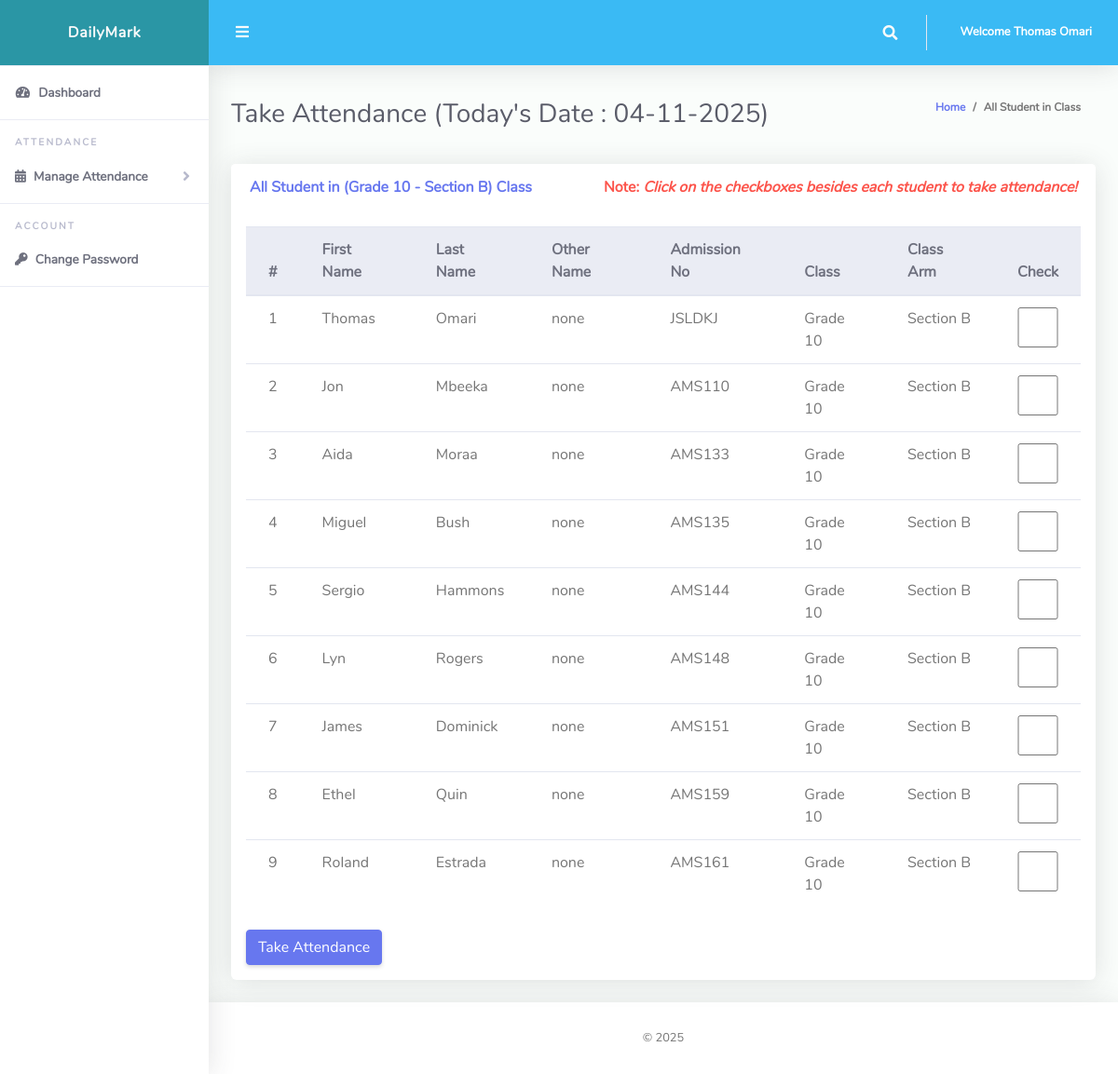
The app's page /ClassTeacher/takeAttendance.php (signed in) with its own data.
### tables this page shows
CREATE TABLE `tblstudents` (
  `Id` int(10) NOT NULL,
  `firstName` varchar(255) NOT NULL,
  `lastName` varchar(255) NOT NULL,
  `otherName` varchar(255) NOT NULL,
  `admissionNumber` varchar(255) NOT NULL,
  `password` varchar(50) NOT NULL,
  `classId` varchar(10) NOT NULL,
  `classArmId` varchar(10) NOT NULL,
  `dateCreated` varchar(50) NOT NULL
);

CREATE TABLE `tblclass` (
  `Id` int(10) NOT NULL AUTO_INCREMENT,
  `className` varchar(255) NOT NULL,
  PRIMARY KEY (`Id`)
);

CREATE TABLE `tblclassarms` (
  `Id` int(10) NOT NULL AUTO_INCREMENT,
  `classId` varchar(10) NOT NULL,
  `classArmName` varchar(255) NOT NULL,
  `isAssigned` varchar(10) NOT NULL DEFAULT '0',
  `teacherId` int(10) NULL,
  PRIMARY KEY (`Id`),
  INDEX `teacher_idx` (`teacherId`)
);

### ClassTeacher/takeAttendance.php (the view, shortened to what this page needs)
<?php
include '../Includes/dbcon.php';
    $query = "SELECT tblclass.className,tblclassarms.classArmName
    FROM tblclassteacher
    INNER JOIN tblclass ON tblclass.Id = tblclassteacher.classId
    INNER JOIN tblclassarms ON tblclassarms.Id = tblclassteacher.classArmId
    Where tblclassteacher.Id = '$_SESSION[userId]'";
    $rs = $conn->query($query);
    $rrw = $rs->fetch_assoc();
?>
<!DOCTYPE html>
<html lang="en">
<head>
  <link href="../vendor/fontawesome-free/css/all.min.css" rel="stylesheet" type="text/css">
  <link href="../vendor/bootstrap/css/bootstrap.min.css" rel="stylesheet" type="text/css">
  <link href="css/ruang-admin.min.css" rel="stylesheet">
</head>
<body id="page-top">
  <div id="wrapper">
      <?php include "Includes/sidebar.php";?>
    <div id="content-wrapper" class="d-flex flex-column">
      <div id="content">
       <?php include "Includes/topbar.php";?>
        <div class="container-fluid" id="container-wrapper">
          <div class="d-sm-flex align-items-center justify-content-between mb-4">
            <h1 class="h3 mb-0 text-gray-800">Take Attendance (Today's Date : <?php echo $todaysDate = date("m-d-Y");?>)</h1>
            <ol class="breadcrumb">
              <li class="breadcrumb-item"><a href="./">Home</a></li>
              <li class="breadcrumb-item active" aria-current="page">All Student in Class</li>
            </ol>
          </div>
          <div class="row">
            <div class="col-lg-12">
        <form method="post">
            <div class="row">
              <div class="col-lg-12">
              <div class="card mb-4">
                <div class="card-header py-3 d-flex flex-row align-items-center justify-content-between">
                  <h6 class="m-0 font-weight-bold text-primary">All Student in (<?php echo $rrw['className'].' - '.$rrw['classArmName'];?>) Class</h6>
                  <h6 class="m-0 font-weight-bold text-danger">Note: <i>Click on the checkboxes besides each student to take attendance!</i></h6>
                </div>
                <div class="table-responsive p-3">
                  <table class="table align-items-center table-flush table-hover">
                    <thead class="thead-light">
                      <tr>
                        <th>#</th>
                        <th>First Name</th>
                        <th>Last Name</th>
                        <th>Other Name</th>
                        <th>Admission No</th>
                        <th>Class</th>
                        <th>Class Arm</th>
                        <th>Check</th>
                      </tr>
                    </thead>
                    <tbody>
                  <?php
                      $query = "SELECT tblstudents.Id,tblstudents.admissionNumber,tblclass.className,tblclass.Id As classId,tblclassarms.classArmName,tblclassarms.Id AS classArmId,tblstudents.firstName,
                      tblstudents.lastName,tblstudents.otherName,tblstudents.admissionNumber,tblstudents.dateCreated
                      FROM tblstudents
                      INNER JOIN tblclass ON tblclass.Id = tblstudents.classId
                      INNER JOIN tblclassarms ON tblclassarms.Id = tblstudents.classArmId
                      where tblstudents.classId = '$_SESSION[classId]' and tblstudents.classArmId = '$_SESSION[classArmId]'";
                      $rs = $conn->query($query);
                      $num = $rs->num_rows;
                      $sn=0;
                      if($num > 0)
                      {
                        while ($rows = $rs->fetch_assoc())
                          {
                             $sn = $sn + 1;
                            echo"
                              <tr>
                                <td>".$sn."</td>
                                <td>".$rows['firstName']."</td>
                                <td>".$rows['lastName']."</td>
                                <td>".$rows['otherName']."</td>
                                <td>".$rows['admissionNumber']."</td>
                                <td>".$rows['className']."</td>
                                <td>".$rows['classArmName']."</td>
                                <td><input name='check[]' type='checkbox' value=".$rows['admissionNumber']." class='form-control'></td>
                              </tr>";
                          }
                      }
                      else
                      {
                           echo
                           "<div class='alert alert-danger' role='alert'>
                            No Record Found!
                            </div>";
                      }
                      ?>
                    </tbody>
                  </table>
                  <br>
                  <button type="submit" name="save" class="btn btn-primary">Take Attendance</button>
                  </form>
                </div>
              </div>
            </div>
            </div>
          </div>
        </div>
       <?php include "Includes/footer.php";?>
</body>
</html>

### ClassTeacher/Includes/sidebar.php (shortened to what this page needs)
<?php
$userType = isset($_SESSION['userType']) ? $_SESSION['userType'] : '';
?>
<ul class="navbar-nav sidebar sidebar-light accordion" id="accordionSidebar">
  <a class="sidebar-brand d-flex align-items-center bg-info justify-content-center" href="index.php">
    <div class="sidebar-brand-text mx-3">DailyMark</div>
  </a>
  <hr class="sidebar-divider my-0">
  <li class="nav-item active">
    <?php if ($userType == 'Student') { ?>
      <a class="nav-link" href="student.php">
      <i class="fas fa-fw fa-tachometer-alt"></i>
      <span>Dashboard</span>
      </a>
    <?php } ?>
  </li>
  <hr class="sidebar-divider">
  <div class="sidebar-heading">
    Attendance
  </div>
  <li class="nav-item active">
    <a class="nav-link collapsed" href="#" data-toggle="collapse" data-target="#collapseBootstrapcon"
       aria-expanded="true" aria-controls="collapseBootstrapcon">
      <i class="fa fa-calendar-alt"></i>
      <span>Manage Attendance</span>
    </a>
  </li>
  <hr class="sidebar-divider">
  <div class="sidebar-heading">
    Account
  </div>
  <li class="nav-item active">
    <a class="nav-link" href="changePassword.php">
      <i class="fas fa-key"></i>
      <span>Change Password</span>
    </a>
  </li>
  <hr class="sidebar-divider">
</ul>

### ClassTeacher/Includes/topbar.php (shortened to what this page needs)
<?php
include($_SERVER['DOCUMENT_ROOT'] . '/hamby/includes/dbcon.php');
$fullName = "Teacher";
if (!empty($_SESSION['userType']) && !empty($_SESSION['userId'])) {
    $userType = $_SESSION['userType'];
    $userId = $_SESSION['userId'];
    $query = "";
    if ($userType === 'Student') {
        $query = "SELECT firstName, lastName FROM tblstudents WHERE Id = ?";
    } elseif ($userType === 'Parent') {
        $query = "SELECT fn, mn, ln FROM tblparent WHERE id = ?";
    } elseif ($userType === 'Teacher') {
        $query = "SELECT firstName, lastName FROM tblclassteacher WHERE Id = ?";
    }
    if (!empty($query)) {
        if ($stmt = $conn->prepare($query)) {
            $stmt->bind_param("i", $userId);
            $stmt->execute();
            $result = $stmt->get_result();
            if ($row = $result->fetch_assoc()) {
                if ($userType === 'Parent') {
                    $fullName = $row['fn'] . " " . (!empty($row['mn']) ? $row['mn'] . " " : "") . $row['ln'];
                } else {
                    $fullName = $row['firstName'] . " " . $row['lastName'];
                }
            }
        }
    }
}
?>
<nav class="navbar navbar-expand navbar-light bg-info topbar mb-4 static-top">
    <button id="sidebarToggleTop" class="btn btn-link rounded-circle mr-3">
        <i class="fa fa-bars"></i>
    </button>
    <ul class="navbar-nav ml-auto">
        <li class="nav-item dropdown no-arrow">
            <a class="nav-link dropdown-toggle" href="#" id="searchDropdown" role="button" data-toggle="dropdown"
                aria-haspopup="true" aria-expanded="false">
                <i class="fas fa-search fa-fw"></i>
            </a>
        </li>
        <li class="nav-item dropdown no-arrow">
            <a class="nav-link dropdown-toggle" href="#" id="userDropdown" role="button" data-toggle="dropdown"
                aria-haspopup="true" aria-expanded="false">
                <span class="ml-2 d-none d-lg-inline text-white small">
                    <b>Welcome <?php echo htmlspecialchars($fullName); ?></b>
                </span>
            </a>
        </li>
    </ul>
</nav>

### ClassTeacher/Includes/footer.php
<footer class="sticky-footer bg-white">
        <div class="container my-auto">
          <div class="copyright text-center my-auto">
            <span> &copy; <script> document.write(new Date().getFullYear()); </script>
            </span>
          </div>
        </div>
      </footer>

### records on screen
tblstudents: fullName "Thomas Omari", firstName "Thomas", lastName "Omari", otherName "none", admissionNumber "JSLDKJ", classId.className "Grade 10", classArmId.classArmName "Section B"
tblstudents: firstName "Jon", lastName "Mbeeka", otherName "none", admissionNumber "AMS110", classId.className "Grade 10", classArmId.classArmName "Section B"
tblstudents: firstName "Aida", lastName "Moraa", otherName "none", admissionNumber "AMS133", classId.className "Grade 10", classArmId.classArmName "Section B"
tblstudents: firstName "Miguel", lastName "Bush", otherName "none", admissionNumber "AMS135", classId.className "Grade 10", classArmId.classArmName "Section B"
tblstudents: firstName "Sergio", lastName "Hammons", otherName "none", admissionNumber "AMS144", classId.className "Grade 10", classArmId.classArmName "Section B"
tblstudents: firstName "Lyn", lastName "Rogers", otherName "none", admissionNumber "AMS148", classId.className "Grade 10", classArmId.classArmName "Section B"
tblstudents: firstName "James", lastName "Dominick", otherName "none", admissionNumber "AMS151", classId.className "Grade 10", classArmId.classArmName "Section B"
tblstudents: firstName "Ethel", lastName "Quin", otherName "none", admissionNumber "AMS159", classId.className "Grade 10", classArmId.classArmName "Section B"
tblstudents: firstName "Roland", lastName "Estrada", otherName "none", admissionNumber "AMS161", classId.className "Grade 10", classArmId.classArmName "Section B"

### other values on screen
$rrw['className'] "Grade 10"
$rrw['classArmName'] "Section B"
